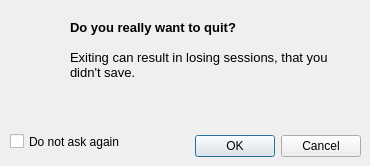
<ui version="4.0" >
 <class>CloseDialog</class>
 <widget class="QDialog" name="CloseDialog" >
  <property name="windowModality" >
   <enum>Qt::ApplicationModal</enum>
  </property>
  <property name="geometry" >
   <rect>
    <x>0</x>
    <y>0</y>
    <width>370</width>
    <height>166</height>
   </rect>
  </property>
  <property name="windowTitle" >
   <string>Quit?</string>
  </property>
  <property name="windowIcon" >
   <iconset>
    <normaloff>:/icons/22x22/state-failed.png</normaloff>:/icons/22x22/state-failed.png</iconset>
  </property>
  <widget class="QDialogButtonBox" name="btDlgControl" >
   <property name="geometry" >
    <rect>
     <x>190</x>
     <y>130</y>
     <width>171</width>
     <height>32</height>
    </rect>
   </property>
   <property name="orientation" >
    <enum>Qt::Horizontal</enum>
   </property>
   <property name="standardButtons" >
    <set>QDialogButtonBox::Cancel|QDialogButtonBox::Ok</set>
   </property>
   <property name="centerButtons" >
    <bool>false</bool>
   </property>
  </widget>
  <widget class="QLabel" name="lbIcon" >
   <property name="geometry" >
    <rect>
     <x>10</x>
     <y>20</y>
     <width>51</width>
     <height>51</height>
    </rect>
   </property>
   <property name="text" >
    <string/>
   </property>
   <property name="pixmap" >
    <pixmap resource="../icons/icons.qrc" >:/icons/48x48/exit.png</pixmap>
   </property>
  </widget>
  <widget class="QCheckBox" name="cbDontAsk" >
   <property name="geometry" >
    <rect>
     <x>10</x>
     <y>130</y>
     <width>141</width>
     <height>23</height>
    </rect>
   </property>
   <property name="text" >
    <string>Do not ask again</string>
   </property>
  </widget>
  <widget class="QLabel" name="lbReason" >
   <property name="geometry" >
    <rect>
     <x>70</x>
     <y>20</y>
     <width>281</width>
     <height>101</height>
    </rect>
   </property>
   <property name="text" >
    <string>&lt;!DOCTYPE HTML PUBLIC "-//W3C//DTD HTML 4.0//EN" "http://www.w3.org/TR/REC-html40/strict.dtd">
&lt;html>&lt;head>&lt;meta name="qrichtext" content="1" />&lt;style type="text/css">
p, li { white-space: pre-wrap; }
&lt;/style>&lt;/head>&lt;body style=" font-family:'Bitstream Vera Sans'; font-size:10pt; font-weight:400; font-style:normal;">
&lt;p style=" margin-top:0px; margin-bottom:0px; margin-left:0px; margin-right:0px; -qt-block-indent:0; text-indent:0px;">&lt;span style=" font-weight:600;">Do you really want to quit?&lt;/span>&lt;/p>
&lt;p style="-qt-paragraph-type:empty; margin-top:0px; margin-bottom:0px; margin-left:0px; margin-right:0px; -qt-block-indent:0; text-indent:0px; font-weight:600;">&lt;/p>
&lt;p style=" margin-top:0px; margin-bottom:0px; margin-left:0px; margin-right:0px; -qt-block-indent:0; text-indent:0px; font-weight:600;">&lt;span style=" font-weight:400;">Exiting can result in losing sessions, that you didn't save.&lt;/span>&lt;/p>&lt;/body>&lt;/html></string>
   </property>
   <property name="alignment" >
    <set>Qt::AlignLeading|Qt::AlignLeft|Qt::AlignTop</set>
   </property>
   <property name="wordWrap" >
    <bool>true</bool>
   </property>
  </widget>
 </widget>
 <resources>
  <include location="../icons/icons.qrc" />
  <include location="../icons/icons.qrc" />
  <include location="../icons/icons.qrc" />
  <include location="../icons/icons.qrc" />
 </resources>
 <connections>
  <connection>
   <sender>btDlgControl</sender>
   <signal>accepted()</signal>
   <receiver>CloseDialog</receiver>
   <slot>accept()</slot>
   <hints>
    <hint type="sourcelabel" >
     <x>248</x>
     <y>254</y>
    </hint>
    <hint type="destinationlabel" >
     <x>157</x>
     <y>274</y>
    </hint>
   </hints>
  </connection>
  <connection>
   <sender>btDlgControl</sender>
   <signal>rejected()</signal>
   <receiver>CloseDialog</receiver>
   <slot>reject()</slot>
   <hints>
    <hint type="sourcelabel" >
     <x>316</x>
     <y>260</y>
    </hint>
    <hint type="destinationlabel" >
     <x>286</x>
     <y>274</y>
    </hint>
   </hints>
  </connection>
 </connections>
</ui>
